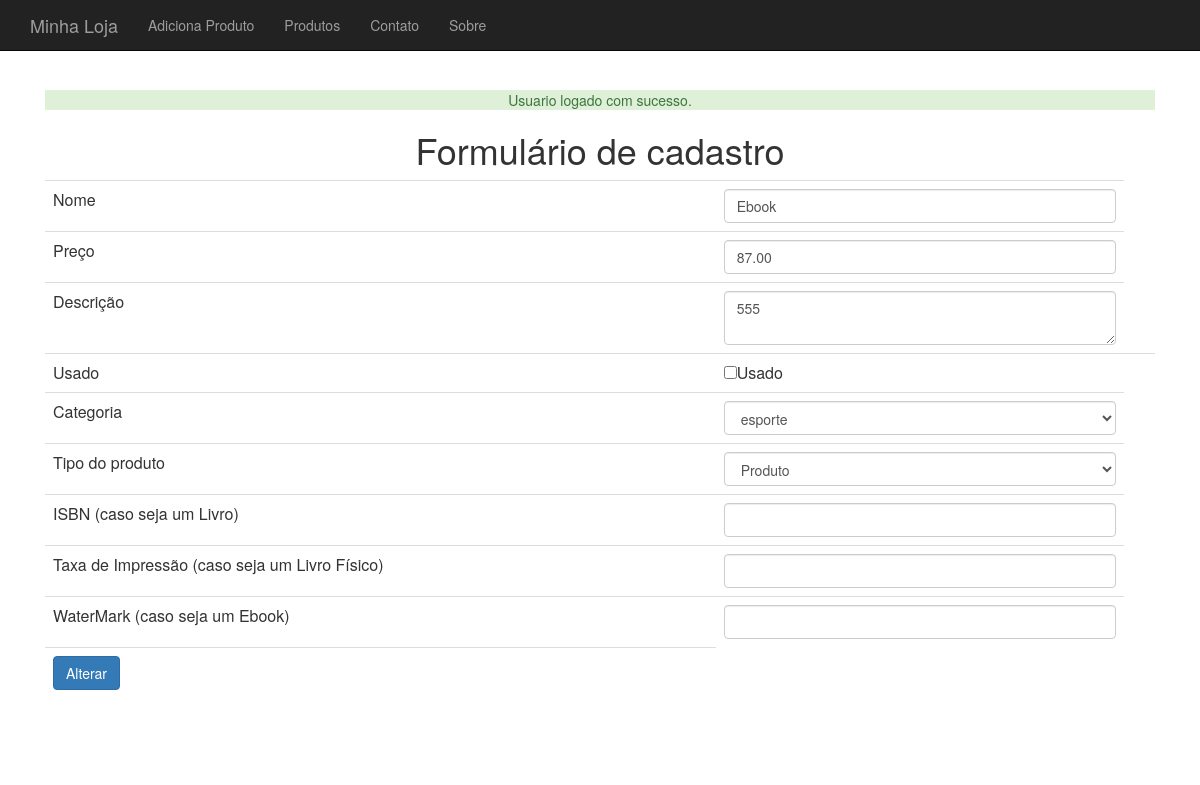
Page /produto-altera-formulario.php?id=25 (signed in) on the committed database.
### tables this page shows
CREATE TABLE `produtos` (
  `id` int(11) NOT NULL,
  `nome` varchar(255) DEFAULT NULL,
  `preco` decimal(10,2) DEFAULT NULL,
  `descricao` text,
  `categoria_id` int(11) DEFAULT NULL,
  `usado` tinyint(1) DEFAULT '0',
  `isbn` varchar(255) DEFAULT NULL,
  `tipoProduto` varchar(255) DEFAULT NULL,
  `waterMark` varchar(255) DEFAULT NULL,
  `taxaImpressao` varchar(255) DEFAULT NULL
);

### class/ProdutoDAO.class.php (called while the page is built, shortened)
<?php
class ProdutoDAO {
    private $conexao;
    function __construct($conexao) {
        $this->conexao = $conexao;
    }
    function buscaProduto($id) {
        $query = "select * from produtos where id = {$id}";
        $resultado = mysqli_query($this->conexao, $query);
        $produto_array = mysqli_fetch_assoc($resultado);
        $categoria = new Categoria();
        $categoria->setId($produto_array['categoria_id']);
        $nome = $produto_array['nome'];
        $preco = $produto_array['preco'];
        $descricao = $produto_array['descricao'];
        $usado = $produto_array['usado'];
        $tipoProduto = $produto_array['tipoProduto'];
        $isbn = $produto_array['isbn'];
        if ($tipoProduto == "Livro") {
            $produto = new Livro($nome, $preco, $descricao, $categoria, $usado);
            $produto->setIsbn($isbn);
        } else {
            $produto = new Produto($nome, $preco, $descricao, $categoria, $usado);
        }
        $produto->setId($produto_array['id']);
        return $produto;
    }
}

### class/Produto.class.php (called while the page is built, shortened)
<?php
class Produto {
    private $nome;
    private $preco;
    private $descricao;
    private $categoria;
    private $usado;
    function __construct($nome, $preco, $descricao, Categoria $categoria, $usado) {
        $this->nome = $nome;
        $this->preco = $preco;
        $this->descricao = $descricao;
        $this->categoria = $categoria;
        $this->usado = $usado;
    }
    function getNome() {
        return $this->nome;
    }
    function getPreco() {
        return $this->preco;
    }
    function getDescricao() {
        return $this->descricao;
    }
    function getCategoria() {
        return $this->categoria;
    }
    function getUsado() {
        return $this->usado;
    }
    public function temIsbn() {
        return $this instanceof Livro;
    }
    function temWaterMark() {
        return $this instanceof Ebook;
    }
    function temTaxaImpressao() {
        return $this instanceof LivroFisico;
    }
}

### class/CategoriaDAO.class.php (called while the page is built, shortened)
<?php
class CategoriaDAO {
    private $conexao;
    function __construct($conexao) {
        $this->conexao = $conexao;
    }
    function listaCategorias() {
        $categorias = array();
        $resultado = mysqli_query($this->conexao, "select * from categorias");
        while ($categoria_array = mysqli_fetch_assoc($resultado)) {
            $categoria = new Categoria();
            $categoria->setId($categoria_array['id']);
            $categoria->setNome($categoria_array['nome']);
            array_push($categorias, $categoria);
        }
        return $categorias;
    }
}

### class/Categoria.class.php (called while the page is built)
<?php
class Categoria {
    private $id;
    private $nome;
    function getId() {
        return $this->id;
    }
    function getNome() {
        return $this->nome;
    }
    function setId($id) {
        $this->id = $id;
    }
    function setNome($nome) {
        $this->nome = $nome;
    }
}

### produto-formulario-base.php (the view, shortened to what this page needs)
<tr>
    <td>Nome</td>
    <td><input class="form-control" type="text" name="nome" value="<?= $produto->getNome() ?>"></td>
</tr>
<tr>
    <td>Preço</td>
    <td><input class="form-control" type="number" name="preco" value="<?= $produto->getPreco() ?>"/></td>
</tr>
<tr>
    <td>Descrição</td>
    <td><textarea name="descricao" class="form-control"><?= $produto->getDescricao() ?></textarea></td>
</tr>
<tr>
    <td>Usado</td>
    <td><input type="checkbox" name="usado" <?= $checked ?>>Usado<td>
</tr>
<tr>
    <td>Categoria</td>
    <td>
        <select name="categoria_id" class="form-control">
            <?php
            foreach ($categorias as $categoria) :
                $essaEhACategoria = $produto->getCategoria()->getId() == $categoria->getId();
                $selecao = $essaEhACategoria ? "selected='selected'" : "";
                ?>
                <option value="<?= $categoria->getId() ?>" <?= $selecao ?>>
                    <?= $categoria->getNome() ?>
                </option>
            <?php endforeach ?>
        </select>
    </td>
</tr>
<tr>
    <td>Tipo do produto</td>
    <td>
        <select name="tipoProduto" class="form-control">
            <?php
            $tipos = array("Produto", "Livro Fisico", "Ebook");
            foreach ($tipos as $tipo) :
                $tipoSemEspaco = str_replace(' ', '', $tipo);
                $esseEhOTipo = get_class($produto) == $tipoSemEspaco;
                $selecaoTipo = $esseEhOTipo ? "selected='selected'" : "";
                ?>
                    <option value="<?= $tipoSemEspaco ?>" <?= $selecaoTipo ?>>
                        <?= $tipo ?>
                    </option>
            <?php endforeach ?>
        </select>
    </td>
</tr>
<tr>
    <td>ISBN (caso seja um Livro)</td>
    <td>
        <input type="text" name="isbn" class="form-control"
               value="<?php if ($produto->temIsbn()) {
                echo $produto->getIsbn();
            } ?>" >
    </td>
</tr>
<td>Taxa de Impressão (caso seja um Livro Físico)</td>
    <td>
        <input type="text" class="form-control" name="taxaImpressao"
            value="<?php if ($produto->temTaxaImpressao()) { echo $produto->getTaxaImpressao(); } ?>" />
    </td>
<tr>
    <td>WaterMark (caso seja um Ebook)</td>
    <td>
        <input type="text" class="form-control" name="waterMark"
            value="<?php if ($produto->temWaterMark()) { echo $produto->getWaterMark(); } ?>" />
    </td>
</tr>
<tr>

### css/loja.css (style rules this page uses)
body { padding-top: 50px; }

### rows in the picture
produtos: nome "Ebook", preco "87.00", descricao "555"

### other values in the picture
$mensagem "Usuario logado com sucesso."
form field categoria_id "esporte"
form field tipoProduto "Produto"
